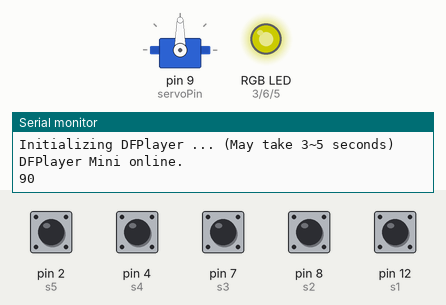
Simulated run of this sketch. Board: Arduino Uno, built with avr-gcc and run on an emulated ATmega328P. Parts: servo, an RGB LED mixed from three pins (HIGH = lit), the last lines printed to the serial monitor. The inputs (shaded band) are chosen by the test bench; at power-on: pin 2 (s5), pin 4 (s4), pin 7 (s3), pin 8 (s2), pin 12 (s1) HIGH. Dim RGB values are drawn brighter than linear; the audio player accepts every command and is not drawn.

Above: at 1.7 s.
1.8 s: pin 4 (s4) pulled LOW for 0.15 s
At 2.2 s:
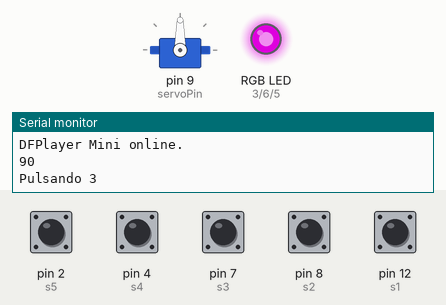
4.8 s: pin 2 (s5) pulled LOW for 0.15 s
At 4.99 s:
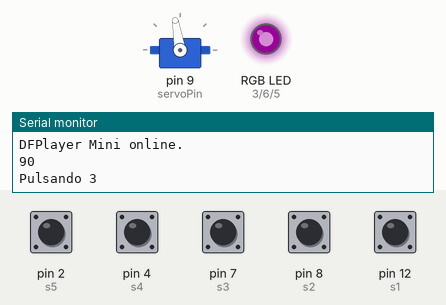
At 5.59 s:
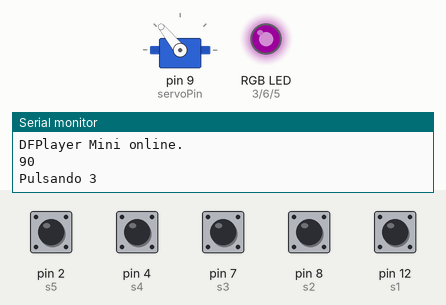
7.8 s: pin 7 (s3) pulled LOW for 0.15 s
At 10.11 s:
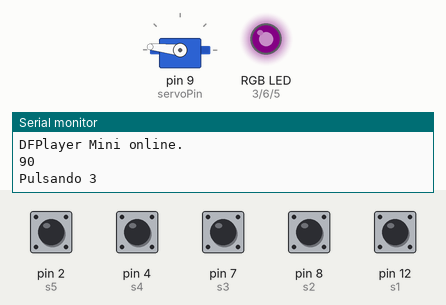
10.8 s: pin 8 (s2) pulled LOW for 0.15 s
13.9 s: pin 2 (s5) pulled LOW for 1 s
17.7 s: pin 4 (s4) pulled LOW for 1 s
Timing chart, 0 to 41.8 s (numbered marks = the images above; inputs shaded):
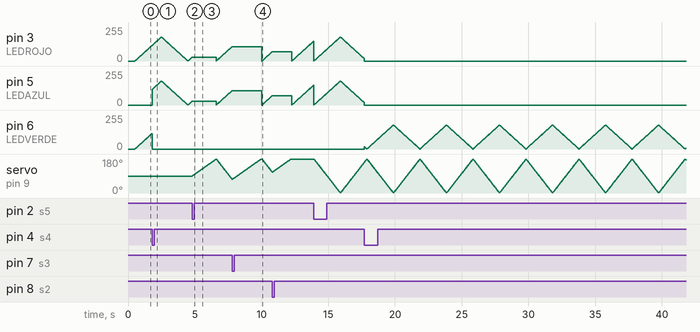

The sketch:

Peluche_Respirador.ino
```cpp
#include "Arduino.h"
#include "SoftwareSerial.h"
#include "DFRobotDFPlayerMini.h"
#include <Servo.h>

//Pulsadores
const int s1 = 12;
const int s2 = 8;
const int s3 = 7;
const int s4 = 4;
const int s5 = 2;

//Estado de las entradas
int state1 = 0;
int last1 = 1;

int state2 = 0;
int last2 = 1;

int state3 = 0;
int last3 = 1;

int state4 = 0;
int last4 = 1;

int state5 = 0;
int last5 = 1;

int state6 = 0;
int last6 = 1;

//Control canciones
byte iCancion = 1;
byte volumen = 10;

//Led RGB
#define LEDROJO  3    // pin 3 a anodo LED rojo
#define LEDVERDE  6    // pin 10 a anodo LED verde
#define LEDAZUL 5   // pin 11 a anodo LED azul

byte r = 255;
byte g = 228;
byte b = 1;

byte iColorLED = 0;


bool maximoBrillo = false;
byte intensidadLED = 0;

//Variables de tiempo
unsigned long tiempo;
unsigned long tiempoAcumulado = 0;

//Variables servo motor
byte giros = 180;
bool activarServo = false;

//Variables respiracion
bool respira = false;
#define servoPin 9
Servo servoMotor;

//Objetos repoductor
SoftwareSerial mySoftwareSerial(10, 11); // RX, TX
DFRobotDFPlayerMini myDFPlayer;
void printDetail(uint8_t type, int value);

void setup()
{
  //Comunicacion serie
  mySoftwareSerial.begin(9600);
  Serial.begin(115200);
  Serial.println();
  Serial.println(F("DFRobot DFPlayer Mini Demo"));
  Serial.println(F("Initializing DFPlayer ... (May take 3~5 seconds)"));

  //Comprobar si hay una SD conectada
  if (!myDFPlayer.begin(mySoftwareSerial)) {
    Serial.println(F("Unable to begin:"));
    Serial.println(F("1.Please recheck the connection!"));
    Serial.println(F("2.Please insert the SD card!"));
    while (true);
  }

  Serial.println(F("DFPlayer Mini online."));
  myDFPlayer.setTimeOut(500);

  //----Establecer olumen inicial----
  myDFPlayer.volume(volumen);  //Set volume value (0~30).

  //----Establecer ecualizacion----
  myDFPlayer.EQ(DFPLAYER_EQ_NORMAL);

  //----Establecer tipo de almacenamiento----
  myDFPlayer.outputDevice(DFPLAYER_DEVICE_SD);

  //Pines pulsadores
  pinMode(s1, INPUT_PULLUP);
  pinMode(s2, INPUT_PULLUP);
  pinMode(s3, INPUT_PULLUP);
  pinMode(s4, INPUT_PULLUP);
  pinMode(s5, INPUT_PULLUP);

  //Pines LED RGB
  pinMode(LEDROJO, OUTPUT); // todos los pines como salida
  pinMode(LEDVERDE, OUTPUT);
  pinMode(LEDAZUL, OUTPUT);

  //Pines Servo motor
  servoMotor.attach(servoPin);
  Serial.println(servoMotor.read());
}
void loop()
{

  tiempo = millis();

  state1 = digitalRead(s1);
  state2 = digitalRead(s2);
  state3 = digitalRead(s3);
  state4 = digitalRead(s4);
  state5 = digitalRead(s5);

  respirar();

  if (state1 != last1)
  {

    if (state1 == LOW)
    {

      if(volumen <= 26)
      {
        volumen += 2;
      }
      else
      {
        volumen = 0;
      }
      myDFPlayer.volume(volumen);

    }
  }

  last1  = state1;

  if (state2 != last2 )
  {
    if (state2 == LOW)
    {
      reiniciarServo();
      activarServo = false;
      reproducirCanciones();
    }
  }

  last2  = state2;

  if (state3 != last3 )
  {
    if (state3 == LOW)
    {
      respira = false;
      activarRespiracion();
    }
  }

  last3  = state3;

  if (state4 != last4 )
  {
    if (state4 == LOW)
    {
      Serial.println("Pulsando 3");
      cambiarColorLED();
    }
  }

  last4  = state4;

  if (state5 != last5 )
  {

    if (state5 == LOW)
    {
      activarDesactivarServo();
    }
  }

  last5  = state5;

}

//Metodos pulsadores
void reproducirCanciones()
{
  if (iCancion > 6)
  {
    iCancion = 1;
  }

  myDFPlayer.play(iCancion);
  myDFPlayer.enableLoop();

  iCancion ++;
}

void activarRespiracion()
{
  activarServo = true;
  reiniciarServo();
  myDFPlayer.play(7);
  myDFPlayer.enableLoop();
  giros = 180;
  maximoBrillo = false;
  intensidadLED = 0;
  respira = true;
}

//Metodos accion actual del peluche
void respirar()
{
    aumentarIntensidadLED(11);//El tiempo para que se sincronice debe ser de 11ms
    disminuirIntensidadLED(11);
}

//Metodos LED
void aumentarIntensidadLED(int tiempo_aumento)
{

  if(tiempo - tiempoAcumulado>=tiempo_aumento && giros >= 0 && !maximoBrillo)
  {

    tiempoAcumulado = tiempo;
    mostrar_Color_Especifico(intensidadLED*(r/180), intensidadLED*(g/180), intensidadLED*(b/180));
    if(activarServo)
    {
    servoMotor.write(giros);
    }
    giros --;
    intensidadLED ++;
    //Serial.println(giros);
    maximoBrillo = giros == 0;
  }

}

void disminuirIntensidadLED(int tiempo_disminucion)
{
  if(tiempo - tiempoAcumulado>=tiempo_disminucion && giros <= 180 && maximoBrillo)
  {
    tiempoAcumulado = tiempo;
    mostrar_Color_Especifico(intensidadLED*(r/180), intensidadLED*(g/180), intensidadLED*(b/180));
    if(activarServo)
    {
    servoMotor.write(giros);
    }
    giros ++;
    intensidadLED --;
    //Serial.println(giros);
    maximoBrillo = !(giros == 180);
  }
}

void mostrar_Color_Especifico(int r, int g, int b) {
  analogWrite(LEDROJO, r);
  analogWrite(LEDVERDE, g);
  analogWrite(LEDAZUL, b);

}


void cambiarColorLED()
{
    if(iColorLED == 0)
    {
      r = 255;
      g = 1;
      b = 251;
    }

    else if(iColorLED == 1)
    {
      r = 0;
      g = 255;
      b = 0;
    }

    else if(iColorLED == 2)
    {
      r = 1;
      g = 217;
      b = 255;
    }

    else if(iColorLED == 3)
    {
      r = 255;
      g = 228;
      b = 1;
    }

    else if(iColorLED == 4)
    {
      r = 255;
      g = 255;
      b = 255;
    }

    else
    {
      iColorLED = -1;

      r = 0;
      g = 0;
      b = 0;
    }

  iColorLED ++;
}

//Metodos servo motor
void reiniciarServo()
{
  byte anguloActual = servoMotor.read();
  while (anguloActual < 180){
    servoMotor.write(anguloActual);
    anguloActual = anguloActual + 1;
    delay(20);
  }
  giros = 180;
  maximoBrillo = false;
  intensidadLED = 0;
  respira = false;
}

void activarDesactivarServo()
{
  if(activarServo)
  {
    activarServo = false;
  }
  else if (!activarServo)
  {
    activarServo = true;
    reiniciarServo();
  }
}
```

Measured:
- after the input at 4.8 s, servo on pin 9 (servoPin): rises from 90° to 179° in 1.8 s, then falls to 72° in 1.2 s
